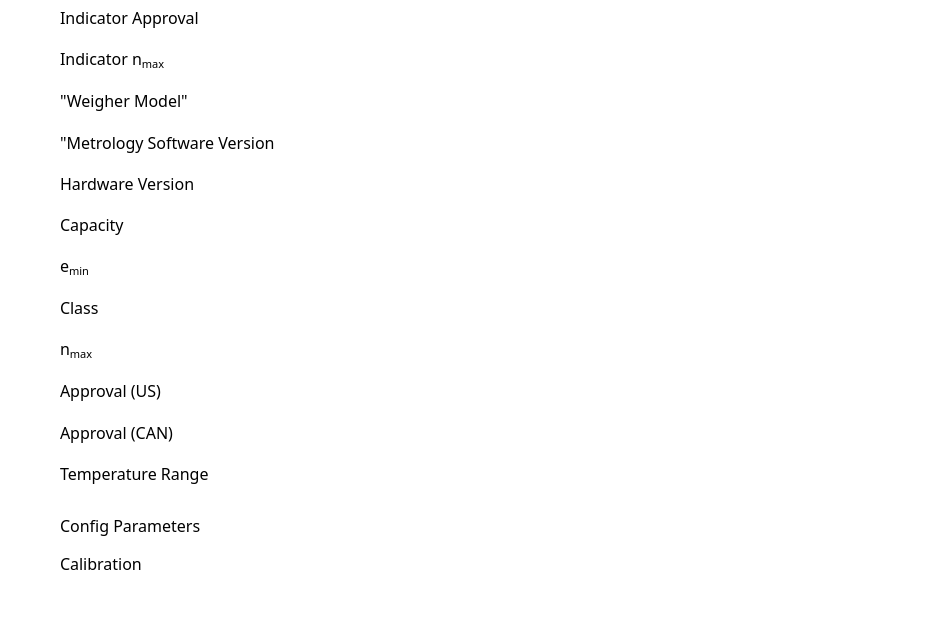
   <widget class="QWidget" name="wgtWeightsMeasures" native="true">
    <property name="geometry">
     <rect>
      <x>20</x>
      <y>100</y>
      <width>951</width>
      <height>621</height>
     </rect>
    </property>
    <property name="font">
     <font>
      <family>Poppins</family>
      <pointsize>12</pointsize>
     </font>
    </property>
    <property name="autoFillBackground">
     <bool>false</bool>
    </property>
    <property name="styleSheet">
     <string notr="true">
    background-color: rgb(255,255,255);
    color: rgb(0,0,0);
    border-style: solid;
    border-radius: 28px;
    border-width: 0px;</string>
    </property>
    <widget class="QWidget" name="layoutWidget">
     <property name="geometry">
      <rect>
       <x>60</x>
       <y>0</y>
       <width>801</width>
       <height>491</height>
      </rect>
     </property>
     <layout class="QGridLayout" name="gridLayout_2">
      <item row="7" column="1">
       <widget class="QLabel" name="lblClass">
        <property name="font">
         <font>
          <family>Poppins Medium</family>
          <pointsize>12</pointsize>
         </font>
        </property>
        <property name="styleSheet">
         <string notr="true">QLabel#lblTitle
{
    color: rgb(0,0,0);
}</string>
        </property>
        <property name="text">
         <string notr="true"/>
        </property>
        <property name="alignment">
         <set>Qt::AlignLeading|Qt::AlignLeft|Qt::AlignVCenter</set>
        </property>
       </widget>
      </item>
      <item row="10" column="1">
       <widget class="QLabel" name="lblApprovalCan">
        <property name="enabled">
         <bool>true</bool>
        </property>
        <property name="font">
         <font>
          <family>Poppins Medium</family>
          <pointsize>12</pointsize>
         </font>
        </property>
        <property name="styleSheet">
         <string notr="true">QLabel#lblTitle
{
    color: rgb(0,0,0);
}</string>
        </property>
        <property name="text">
         <string notr="true"/>
        </property>
        <property name="alignment">
         <set>Qt::AlignLeading|Qt::AlignLeft|Qt::AlignVCenter</set>
        </property>
       </widget>
      </item>
      <item row="9" column="0">
       <widget class="QLabel" name="lblApprovalUSLabel">
        <property name="font">
         <font>
          <family>Poppins Medium</family>
          <pointsize>12</pointsize>
         </font>
        </property>
        <property name="styleSheet">
         <string notr="true">QLabel#lblTitle
{
    color: rgb(0,0,0);
}</string>
        </property>
        <property name="text">
         <string>Approval (US)</string>
        </property>
        <property name="alignment">
         <set>Qt::AlignLeading|Qt::AlignLeft|Qt::AlignVCenter</set>
        </property>
       </widget>
      </item>
      <item row="3" column="1">
       <widget class="QLabel" name="lblSoftwareVersion">
        <property name="font">
         <font>
          <family>Poppins Medium</family>
          <pointsize>12</pointsize>
         </font>
        </property>
        <property name="styleSheet">
         <string notr="true">QLabel#lblTitle
{
    color: rgb(0,0,0);
}</string>
        </property>
        <property name="text">
         <string notr="true"/>
        </property>
        <property name="alignment">
         <set>Qt::AlignLeading|Qt::AlignLeft|Qt::AlignVCenter</set>
        </property>
       </widget>
      </item>
      <item row="7" column="0">
       <widget class="QLabel" name="lblClassLabel">
        <property name="font">
         <font>
          <family>Poppins Medium</family>
          <pointsize>12</pointsize>
         </font>
        </property>
        <property name="styleSheet">
         <string notr="true">QLabel#lblTitle
{
    color: rgb(0,0,0);
}</string>
        </property>
        <property name="text">
         <string>Class</string>
        </property>
        <property name="alignment">
         <set>Qt::AlignLeading|Qt::AlignLeft|Qt::AlignVCenter</set>
        </property>
       </widget>
      </item>
      <item row="8" column="1">
       <widget class="QLabel" name="lblnMax">
        <property name="font">
         <font>
          <family>Poppins Medium</family>
          <pointsize>12</pointsize>
         </font>
        </property>
        <property name="styleSheet">
         <string notr="true">QLabel#lblTitle
{
    color: rgb(0,0,0);
}</string>
        </property>
        <property name="text">
         <string notr="true"/>
        </property>
        <property name="alignment">
         <set>Qt::AlignLeading|Qt::AlignLeft|Qt::AlignVCenter</set>
        </property>
       </widget>
      </item>
      <item row="0" column="0">
       <widget class="QLabel" name="lblIndicatorApprovalLabel">
        <property name="font">
         <font>
          <family>Poppins Medium</family>
          <pointsize>12</pointsize>
         </font>
        </property>
        <property name="styleSheet">
         <string notr="true">QLabel#lblTitle
{
    color: rgb(0,0,0);
}</string>
        </property>
        <property name="text">
         <string>Indicator Approval</string>
        </property>
        <property name="alignment">
         <set>Qt::AlignLeading|Qt::AlignLeft|Qt::AlignVCenter</set>
        </property>
       </widget>
      </item>
      <item row="10" column="0">
       <widget class="QLabel" name="lblApprovalCanLabel">
        <property name="font">
         <font>
          <family>Poppins Medium</family>
          <pointsize>12</pointsize>
         </font>
        </property>
        <property name="styleSheet">
         <string notr="true">QLabel#lblTitle
{
    color: rgb(0,0,0);
}</string>
        </property>
        <property name="text">
         <string>Approval (CAN)</string>
        </property>
        <property name="alignment">
         <set>Qt::AlignLeading|Qt::AlignLeft|Qt::AlignVCenter</set>
        </property>
       </widget>
      </item>
      <item row="6" column="0">
       <widget class="QLabel" name="lbleMinLabel">
        <property name="font">
         <font>
          <family>Poppins Medium</family>
          <pointsize>12</pointsize>
         </font>
        </property>
        <property name="styleSheet">
         <string notr="true">QLabel#lblTitle
{
    color: rgb(0,0,0);
}</string>
        </property>
        <property name="text">
         <string>e&lt;sub&gt;min&lt;/sub&gt;</string>
        </property>
        <property name="alignment">
         <set>Qt::AlignLeading|Qt::AlignLeft|Qt::AlignVCenter</set>
        </property>
       </widget>
      </item>
      <item row="9" column="1">
       <widget class="QLabel" name="lblApprovalUS">
        <property name="font">
         <font>
          <family>Poppins Medium</family>
          <pointsize>12</pointsize>
         </font>
        </property>
        <property name="styleSheet">
         <string notr="true">QLabel#lblTitle
{
    color: rgb(0,0,0);
}</string>
        </property>
        <property name="text">
         <string notr="true"/>
        </property>
        <property name="alignment">
         <set>Qt::AlignLeading|Qt::AlignLeft|Qt::AlignVCenter</set>
        </property>
       </widget>
      </item>
      <item row="11" column="0">
       <widget class="QLabel" name="lblTempRangeLabel">
        <property name="font">
         <font>
          <family>Poppins Medium</family>
          <pointsize>12</pointsize>
         </font>
        </property>
        <property name="styleSheet">
         <string notr="true">QLabel#lblTitle
{
    color: rgb(0,0,0);
}</string>
        </property>
        <property name="text">
         <string>Temperature Range</string>
        </property>
        <property name="alignment">
         <set>Qt::AlignLeading|Qt::AlignLeft|Qt::AlignVCenter</set>
        </property>
       </widget>
      </item>
      <item row="6" column="1">
       <widget class="QLabel" name="lbleMin">
        <property name="font">
         <font>
          <family>Poppins Medium</family>
          <pointsize>12</pointsize>
         </font>
        </property>
        <property name="styleSheet">
         <string notr="true">QLabel#lblTitle
{
    color: rgb(0,0,0);
}</string>
        </property>
        <property name="text">
         <string notr="true"/>
        </property>
        <property name="alignment">
         <set>Qt::AlignLeading|Qt::AlignLeft|Qt::AlignVCenter</set>
        </property>
       </widget>
      </item>
      <item row="5" column="1">
       <widget class="QLabel" name="lblCapacity">
        <property name="font">
         <font>
          <family>Poppins Medium</family>
          <pointsize>12</pointsize>
         </font>
        </property>
        <property name="styleSheet">
         <string notr="true">QLabel#lblTitle
{
    color: rgb(0,0,0);
}</string>
        </property>
        <property name="text">
         <string notr="true"/>
        </property>
        <property name="alignment">
         <set>Qt::AlignLeading|Qt::AlignLeft|Qt::AlignVCenter</set>
        </property>
       </widget>
      </item>
      <item row="1" column="1">
       <widget class="QLabel" name="lblIndicator_nMax">
        <property name="font">
         <font>
          <family>Poppins Medium</family>
          <pointsize>12</pointsize>
         </font>
        </property>
        <property name="styleSheet">
         <string notr="true">QLabel#lblTitle
{
    color: rgb(0,0,0);
}</string>
        </property>
        <property name="text">
         <string notr="true"/>
        </property>
        <property name="alignment">
         <set>Qt::AlignLeading|Qt::AlignLeft|Qt::AlignVCenter</set>
        </property>
       </widget>
      </item>
      <item row="3" column="0">
       <widget class="QLabel" name="lblSoftwareVersionLabel">
        <property name="font">
         <font>
          <family>Poppins Medium</family>
          <pointsize>12</pointsize>
         </font>
        </property>
        <property name="styleSheet">
         <string notr="true">QLabel#lblTitle
{
    color: rgb(0,0,0);
}</string>
        </property>
        <property name="text">
         <string>&quot;Metrology Software Version</string>
        </property>
        <property name="alignment">
         <set>Qt::AlignLeading|Qt::AlignLeft|Qt::AlignVCenter</set>
        </property>
       </widget>
      </item>
      <item row="0" column="1">
       <widget class="QLabel" name="lblIndicatorApproval">
        <property name="font">
         <font>
          <family>Poppins Medium</family>
          <pointsize>12</pointsize>
         </font>
        </property>
        <property name="styleSheet">
         <string notr="true">QLabel#lblTitle
{
    color: rgb(0,0,0);
}</string>
        </property>
        <property name="text">
         <string notr="true"/>
        </property>
        <property name="alignment">
         <set>Qt::AlignLeading|Qt::AlignLeft|Qt::AlignVCenter</set>
        </property>
       </widget>
      </item>
      <item row="5" column="0">
       <widget class="QLabel" name="lblCapacityLabel">
        <property name="font">
         <font>
          <family>Poppins Medium</family>
          <pointsize>12</pointsize>
         </font>
        </property>
        <property name="styleSheet">
         <string notr="true">QLabel#lblTitle
{
    color: rgb(0,0,0);
}</string>
        </property>
        <property name="text">
         <string>Capacity</string>
        </property>
        <property name="alignment">
         <set>Qt::AlignLeading|Qt::AlignLeft|Qt::AlignVCenter</set>
        </property>
       </widget>
      </item>
      <item row="2" column="1">
       <widget class="QLabel" name="lblWeigherModel">
        <property name="font">
         <font>
          <family>Poppins Medium</family>
          <pointsize>12</pointsize>
         </font>
        </property>
        <property name="styleSheet">
         <string notr="true">QLabel#lblTitle
{
    color: rgb(0,0,0);
}</string>
        </property>
        <property name="text">
         <string notr="true"/>
        </property>
        <property name="alignment">
         <set>Qt::AlignLeading|Qt::AlignLeft|Qt::AlignVCenter</set>
        </property>
       </widget>
      </item>
      <item row="4" column="1">
       <widget class="QLabel" name="lblHardwareVersion">
        <property name="font">
         <font>
          <family>Poppins Medium</family>
          <pointsize>12</pointsize>
         </font>
        </property>
        <property name="styleSheet">
         <string notr="true">QLabel#lblTitle
{
    color: rgb(0,0,0);
}</string>
        </property>
        <property name="text">
         <string notr="true"/>
        </property>
        <property name="alignment">
         <set>Qt::AlignLeading|Qt::AlignLeft|Qt::AlignVCenter</set>
        </property>
       </widget>
      </item>
      <item row="8" column="0">
       <widget class="QLabel" name="lblnMaxLabel">
        <property name="font">
         <font>
          <family>Poppins Medium</family>
          <pointsize>12</pointsize>
         </font>
        </property>
        <property name="styleSheet">
         <string notr="true">QLabel#lblTitle
{
    color: rgb(0,0,0);
}</string>
        </property>
        <property name="text">
         <string>n&lt;sub&gt;max&lt;/sub&gt;</string>
        </property>
        <property name="alignment">
         <set>Qt::AlignLeading|Qt::AlignLeft|Qt::AlignVCenter</set>
        </property>
       </widget>
      </item>
      <item row="2" column="0">
       <widget class="QLabel" name="lblWeigherModelLabel">
        <property name="font">
         <font>
          <family>Poppins Medium</family>
          <pointsize>12</pointsize>
         </font>
        </property>
        <property name="styleSheet">
         <string notr="true">QLabel#lblTitle
{
    color: rgb(0,0,0);
}</string>
        </property>
        <property name="text">
         <string>&quot;Weigher Model&quot;</string>
        </property>
        <property name="alignment">
         <set>Qt::AlignLeading|Qt::AlignLeft|Qt::AlignVCenter</set>
        </property>
       </widget>
      </item>
      <item row="11" column="1">
       <widget class="QLabel" name="lblTempRange">
        <property name="font">
         <font>
          <family>Poppins Medium</family>
          <pointsize>12</pointsize>
         </font>
        </property>
        <property name="styleSheet">
         <string notr="true">QLabel#lblTitle
{
    color: rgb(0,0,0);
}</string>
        </property>
        <property name="text">
         <string notr="true"/>
        </property>
        <property name="alignment">
         <set>Qt::AlignLeading|Qt::AlignLeft|Qt::AlignVCenter</set>
        </property>
       </widget>
      </item>
      <item row="1" column="0">
       <widget class="QLabel" name="lblIndicator_nMaxLabel">
        <property name="font">
         <font>
          <family>Poppins Medium</family>
          <pointsize>12</pointsize>
         </font>
        </property>
        <property name="styleSheet">
         <string notr="true">QLabel#lblTitle
{
    color: rgb(0,0,0);
}</string>
        </property>
        <property name="text">
         <string>Indicator n&lt;sub&gt;max&lt;/sub&gt;</string>
        </property>
        <property name="alignment">
         <set>Qt::AlignLeading|Qt::AlignLeft|Qt::AlignVCenter</set>
        </property>
       </widget>
      </item>
      <item row="4" column="0">
       <widget class="QLabel" name="lblHardwareVersionLabel">
        <property name="font">
         <font>
          <family>Poppins Medium</family>
          <pointsize>12</pointsize>
         </font>
        </property>
        <property name="styleSheet">
         <string notr="true">QLabel#lblTitle
{
    color: rgb(0,0,0);
}</string>
        </property>
        <property name="text">
         <string>Hardware Version</string>
        </property>
        <property name="alignment">
         <set>Qt::AlignLeading|Qt::AlignLeft|Qt::AlignVCenter</set>
        </property>
       </widget>
      </item>
     </layout>
    </widget>
    <widget class="QWidget" name="">
     <property name="geometry">
      <rect>
       <x>60</x>
       <y>509</y>
       <width>801</width>
       <height>70</height>
      </rect>
     </property>
     <layout class="QGridLayout" name="gridLayout">
      <item row="0" column="0">
       <widget class="QLabel" name="lblConfigParamsLabel">
        <property name="minimumSize">
         <size>
          <width>161</width>
          <height>31</height>
         </size>
        </property>
        <property name="font">
         <font>
          <family>Poppins Medium</family>
          <pointsize>12</pointsize>
         </font>
        </property>
        <property name="styleSheet">
         <string notr="true">QLabel#lblTitle
{
    color: rgb(0,0,0);
}</string>
        </property>
        <property name="text">
         <string>Config Parameters</string>
        </property>
        <property name="alignment">
         <set>Qt::AlignLeading|Qt::AlignLeft|Qt::AlignVCenter</set>
        </property>
       </widget>
      </item>
      <item row="1" column="0">
       <widget class="QLabel" name="lblCalibrationLabel">
        <property name="minimumSize">
         <size>
          <width>161</width>
          <height>31</height>
         </size>
        </property>
        <property name="font">
         <font>
          <family>Poppins Medium</family>
          <pointsize>12</pointsize>
         </font>
        </property>
        <property name="styleSheet">
         <string notr="true">QLabel#lblTitle
{
    color: rgb(0,0,0);
}</string>
        </property>
        <property name="text">
         <string>Calibration</string>
        </property>
        <property name="alignment">
         <set>Qt::AlignLeading|Qt::AlignLeft|Qt::AlignVCenter</set>
        </property>
       </widget>
      </item>
      <item row="1" column="1">
       <widget class="QLabel" name="lblCalibration">
        <property name="minimumSize">
         <size>
          <width>161</width>
          <height>31</height>
         </size>
        </property>
        <property name="font">
         <font>
          <family>Poppins Medium</family>
          <pointsize>12</pointsize>
         </font>
        </property>
        <property name="styleSheet">
         <string notr="true">QLabel#lblTitle
{
    color: rgb(0,0,0);
}</string>
        </property>
        <property name="text">
         <string notr="true"/>
        </property>
        <property name="alignment">
         <set>Qt::AlignLeading|Qt::AlignLeft|Qt::AlignVCenter</set>
        </property>
       </widget>
      </item>
      <item row="0" column="1">
       <widget class="QLabel" name="lblConfigParams">
        <property name="minimumSize">
         <size>
          <width>161</width>
          <height>31</height>
         </size>
        </property>
        <property name="font">
         <font>
          <family>Poppins Medium</family>
          <pointsize>12</pointsize>
         </font>
        </property>
        <property name="styleSheet">
         <string notr="true">QLabel#lblTitle
{
    color: rgb(0,0,0);
}</string>
        </property>
        <property name="text">
         <string notr="true"/>
        </property>
        <property name="alignment">
         <set>Qt::AlignLeading|Qt::AlignLeft|Qt::AlignVCenter</set>
        </property>
       </widget>
      </item>
     </layout>
    </widget>
   </widget>
